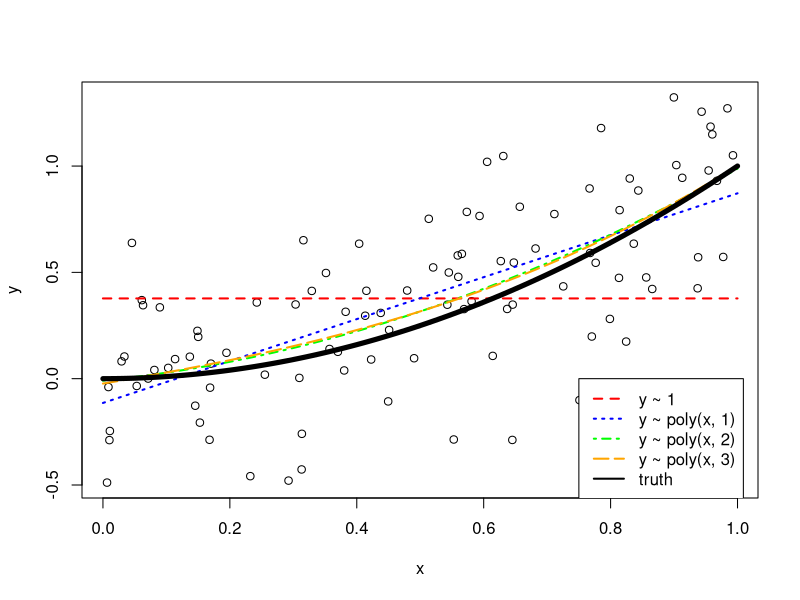

Here is the R script that generated this plot:


f = function(x) {
  x ^ 2
}

get_sim_data = function(f, sample_size = 100) {
  x = runif(n = sample_size, min = 0, max = 1)
  y = f(x) + rnorm(n = sample_size, mean = 0, sd = 0.3)
  data.frame(x, y)
}

sim_data = get_sim_data(f, sample_size = 100)

fit_1 = lm(y ~ 1, data = sim_data)
fit_2 = lm(y ~ poly(x, degree = 1), data = sim_data)
fit_3 = lm(y ~ poly(x, degree = 2), data = sim_data)
fit_4 = lm(y ~ poly(x, degree = 3), data = sim_data)

set.seed(430)
plot(y ~ x, data = sim_data)
grid = seq(from = 0, to = 1, by = 0.01)
lines(grid, predict(fit_1, newdata = data.frame(x = grid)), 
      col = "red", lwd = 2, lty = 2)
lines(grid, predict(fit_2, newdata = data.frame(x = grid)), 
      col = "blue", lwd = 2, lty = 3)
lines(grid, predict(fit_3, newdata = data.frame(x = grid)), 
      col = "green", lwd = 2, lty = 4)
lines(grid, predict(fit_4, newdata = data.frame(x = grid)), 
      col = "orange", lwd = 2, lty = 5)
lines(grid, f(grid), col = "black", lwd = 5)
legend(x = 0.75, y = 0, 
       c("y ~ 1", "y ~ poly(x, 1)", "y ~ poly(x, 2)",  "y ~ poly(x, 3)", "truth"), 
       col = c("red", "blue", "green", "orange", "black"), lty = c(2, 3, 4, 5, 1), lwd = 2)

